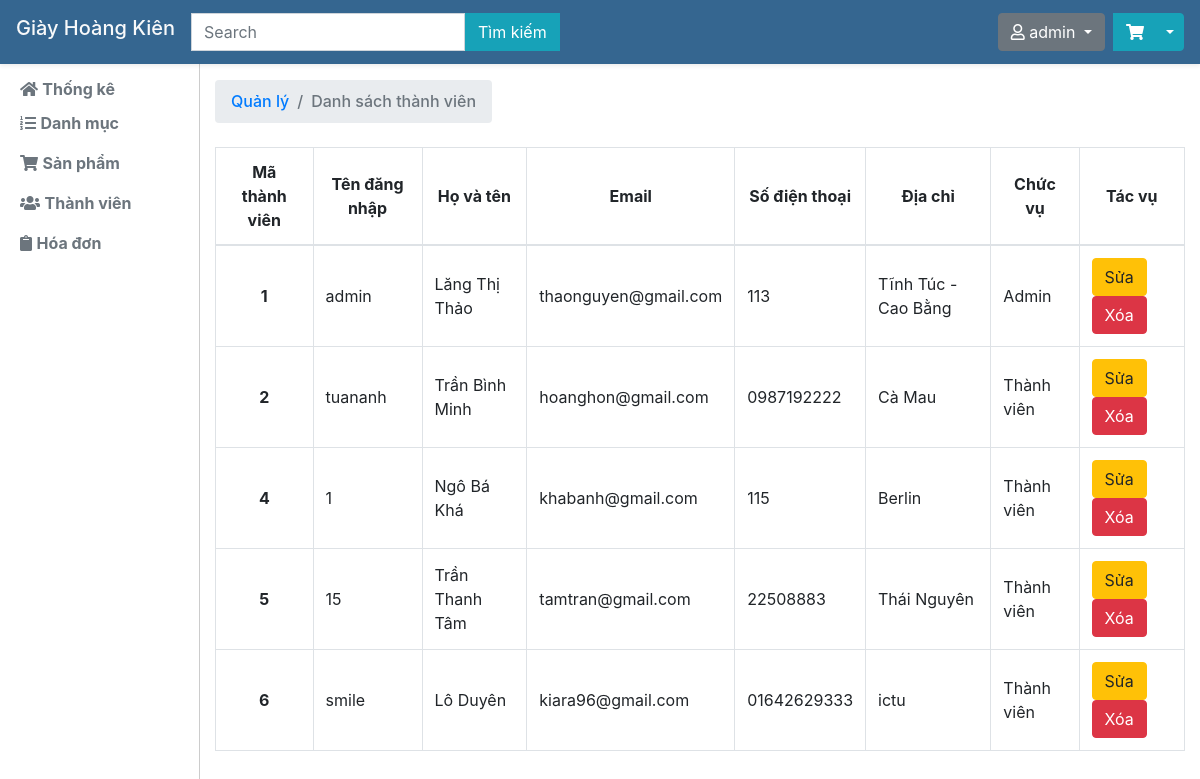
Screenshot of /quanly.php?task=qltv (signed in) with the database file from the repository.
### tables this page shows
CREATE TABLE `thanhvien` (
  `id_thanhvien` int(10) NOT NULL,
  `tendangnhap` varchar(255) NOT NULL,
  `matkhau` varchar(255) NOT NULL,
  `hoten` varchar(255) NOT NULL,
  `email` varchar(255) NOT NULL,
  `sodienthoai` varchar(15) NOT NULL,
  `diachi` text NOT NULL,
  `level` tinyint(1) NOT NULL DEFAULT 0
);

### controller/quanly.php (called while the page is built, shortened)
<?php
class Controller
{
	protected $model;
	public function __construct(){
		require_once('./model/model.php');
		$this->model = new Model();
	}
	public function quanlythanhvien(){
		$listtv = $this->model->getsThanhVien();
		require_once('./view/quanlythanhvien.php');
	}
}
 ?>

### model/model.php (called while the page is built, shortened)
<?php
class Model
{
	protected $host,$db,$user,$pass,$conn;
	public function __construct(){
		$this->host = 'localhost';
		$this->db = 'web_giay';
		$this->user = 'root';
		$this->pass = '';
		$this->conn = new mysqli($this->host,$this->user,$this->pass,$this->db);
		$this->conn->set_charset("utf8");
	}
	public function getsThanhVien($limit=5){
		$sql = "SELECT * FROM thanhvien LIMIT $limit";
		$result = $this->conn->query($sql);
		if($result->num_rows > 0){
			return $result;
		} else {
			return null;
		}
	}
}
 ?>

### view/quanlythanhvien.php (the view)
<?php require_once('./view/header_quanly.php') ?>
 <h6 class="sidebar-heading d-flex justify-content-between align-items-center mt-4 mb-2 text-success">
  <nav aria-label="breadcrumb">
      <ol class="breadcrumb">
        <li class="breadcrumb-item"><a href="quanly.php">Quản lý</a></li>
        <li class="breadcrumb-item active" aria-current="page">Danh sách thành viên</li>
      </ol>
    </nav>
</h6>
<div class="row">
    <div class="col-12">
        <table class="table table-hover table-bordered">
            <thead>
                <tr>
                    <th scope="col" class="align-middle text-center">Mã thành viên</th>
                    <th scope="col" class="align-middle text-center">Tên đăng nhập</th>
                    <th scope="col" class="align-middle text-center">Họ và tên</th>
                    <th scope="col" class="align-middle text-center">Email</th>
                    <th scope="col" class="align-middle text-center">Số điện thoại</th>
                    <th scope="col" class="align-middle text-center">Địa chỉ</th>
                    <th scope="col" class="align-middle text-center">Chức vụ</th>
                    <th scope="col" class="align-middle text-center">Tác vụ</th>
                </tr>
            </thead>
            <tbody>
                <?php $i=1;while($hd = $listtv->fetch_assoc()){ ?>
                <tr>
                    <th scope="row" class="align-middle text-center"><?php echo $hd['id_thanhvien'] ?></th>
                    <td class="align-middle">
                        <?php echo $hd['tendangnhap'] ?>
                    </td>
                    <td class="align-middle">
                        <?php echo $hd['hoten'] ?>
                    </td>
                    <td class="align-middle">
                        <?php echo $hd['email'] ?>
                    </td>
                    <td class="align-middle">
                        <?php echo $hd['sodienthoai'] ?>
                    </td>
                    <td class="align-middle">
                        <?php echo $hd['diachi'] ?>
                    </td>
                    <td class="align-middle">
                        <?php if($hd['level']==1){echo "Admin";}else{echo "Thành viên";} ?>
                    </td>
                    <td class="align-middle">
                        <a href="quanly.php?task=suatv&id=<?php echo $hd['id_thanhvien'] ?>" class="btn btn-warning">Sửa</a>
                        <a href="quanly.php?task=xtv&id=<?php echo $hd['id_thanhvien'] ?>" onclick="return confirm('Bạn có chắc chắn muốn xóa?')" class="btn btn-danger">Xóa</a>
                    </td>
                </tr>
                <?php } ?>
            </tbody>
        </table>
    </div>
</div>
<?php require_once('./view/footer_quanly.php') ?>

### view/header_quanly.php (style rules this page uses)
body { margin-top: 56px; }

### rows the page displays
thanhvien: id_thanhvien "1", tendangnhap "admin", hoten "Lăng Thị Thảo", email "thaonguyen@gmail.com", sodienthoai "113", diachi "Tĩnh Túc - Cao Bằng", level "Admin"
thanhvien: id_thanhvien "2", tendangnhap "tuananh", hoten "Trần Bình Minh", email "hoanghon@gmail.com", sodienthoai "0987192222", diachi "Cà Mau", level "Thành viên"
thanhvien: id_thanhvien "4", tendangnhap "1", hoten "Ngô Bá Khá", email "khabanh@gmail.com", sodienthoai "115", diachi "Berlin", level "Thành viên"
thanhvien: id_thanhvien "5", tendangnhap "15", hoten "Trần Thanh Tâm", email "tamtran@gmail.com", sodienthoai "22508883", diachi "Thái Nguyên", level "Thành viên"
thanhvien: id_thanhvien "6", tendangnhap "smile", hoten "Lô Duyên", email "kiara96@gmail.com", sodienthoai "01642629333", diachi "ictu", level "Thành viên"

### other values shown
$_SESSION['user_data']['tendangnhap'] "admin"
